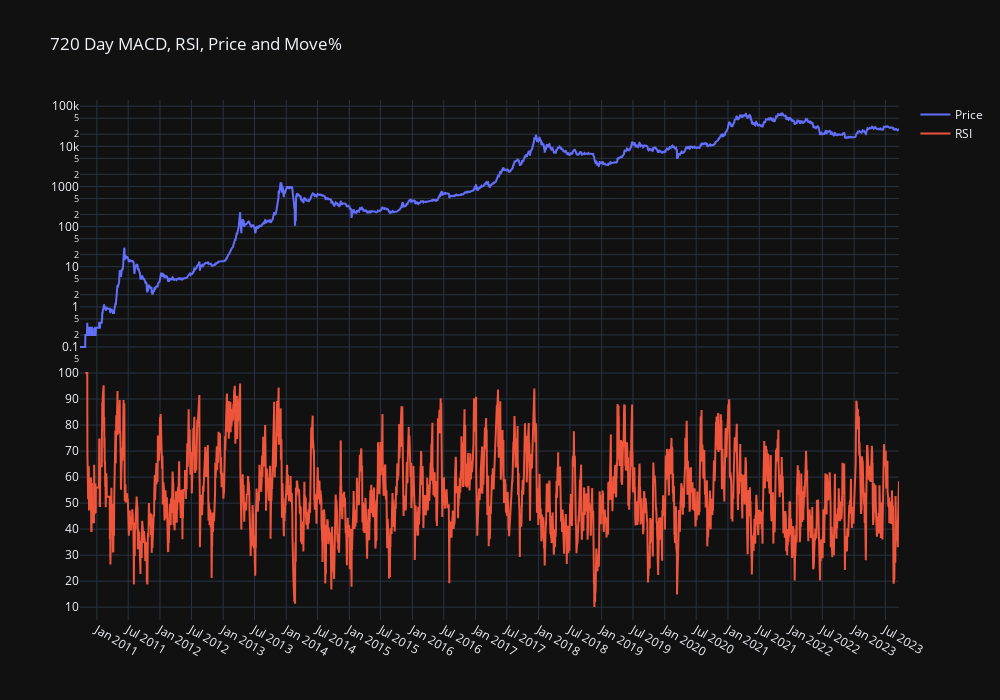

The notebook cell this image was saved under:
### Code cell
df['RSI'] = pta.rsi(df['price'], length = 14)

fig = make_subplots(rows=2, cols=1,shared_xaxes=True,vertical_spacing=0.00001, row_heights=[0.2,0.2])

fig.add_trace(
    go.Scatter(name="Price",x=df['date'], y=df['price'],
        marker=dict(color=df['macd'], coloraxis="coloraxis1")),
    row=1, col=1)


fig.add_trace(
    go.Scatter(name="RSI",x=df['date'], y=df['RSI'],
    marker=dict(color=df['RSI'], coloraxis="coloraxis3")),
    row=2, col=1)

fig.update_yaxes(nticks=10)
fig.update_xaxes(nticks=50)
fig.update_yaxes(type="log", row=1, col=1)
fig.update_layout(coloraxis1=dict(colorscale='Bluered_r'), showlegend=True)
fig.update_layout(coloraxis2=dict(colorscale='Bluered_r'), showlegend=True)
fig.update_layout(coloraxis3=dict(colorscale='Bluered_r'), showlegend=True)
fig.update_layout(coloraxis1_showscale=False)
fig.update_layout(coloraxis2_showscale=False)
fig.update_layout(height=700, width=1000, title_text="720 Day MACD, RSI, Price and Move%")
fig.update_layout(template='plotly_dark')
fig.show()

### Figure 1 — Plotly figure (JSON) as saved in the notebook; plotly's stock layout.template omitted (floating-point values rounded to 4 significant figures; data arrays with more than 128 entries replaced by an {"elided": "..."} marker saying what was removed)
{"data": [{"marker": {"color": {"elided": "4714 float values"}, "coloraxis": "coloraxis"}, "name": "Price", "type": "scatter", "x": {"elided": "4714 str values"}, "xaxis": "x", "y": {"elided": "4714 float values"}, "yaxis": "y"}, {"marker": {"color": {"elided": "4714 float values"}, "coloraxis": "coloraxis3"}, "name": "RSI", "type": "scatter", "x": {"elided": "4714 str values"}, "xaxis": "x2", "y": {"elided": "4714 float values"}, "yaxis": "y2"}], "layout": {"coloraxis": {"colorscale": [[0, "rgb(255,0,0)"], [1, "rgb(0,0,255)"]], "showscale": false}, "coloraxis2": {"colorscale": [[0, "rgb(255,0,0)"], [1, "rgb(0,0,255)"]], "showscale": false}, "coloraxis3": {"colorscale": [[0, "rgb(255,0,0)"], [1, "rgb(0,0,255)"]]}, "height": 700, "showlegend": true, "title": {"text": "720 Day MACD, RSI, Price and Move%"}, "width": 1000, "xaxis": {"anchor": "y", "domain": [0, 1], "matches": "x2", "nticks": 50, "showticklabels": false}, "xaxis2": {"anchor": "y2", "domain": [0, 1], "nticks": 50}, "yaxis": {"anchor": "x", "domain": [0.5, 1], "nticks": 10, "type": "log"}, "yaxis2": {"anchor": "x2", "domain": [0, 0.5], "nticks": 10}}}
